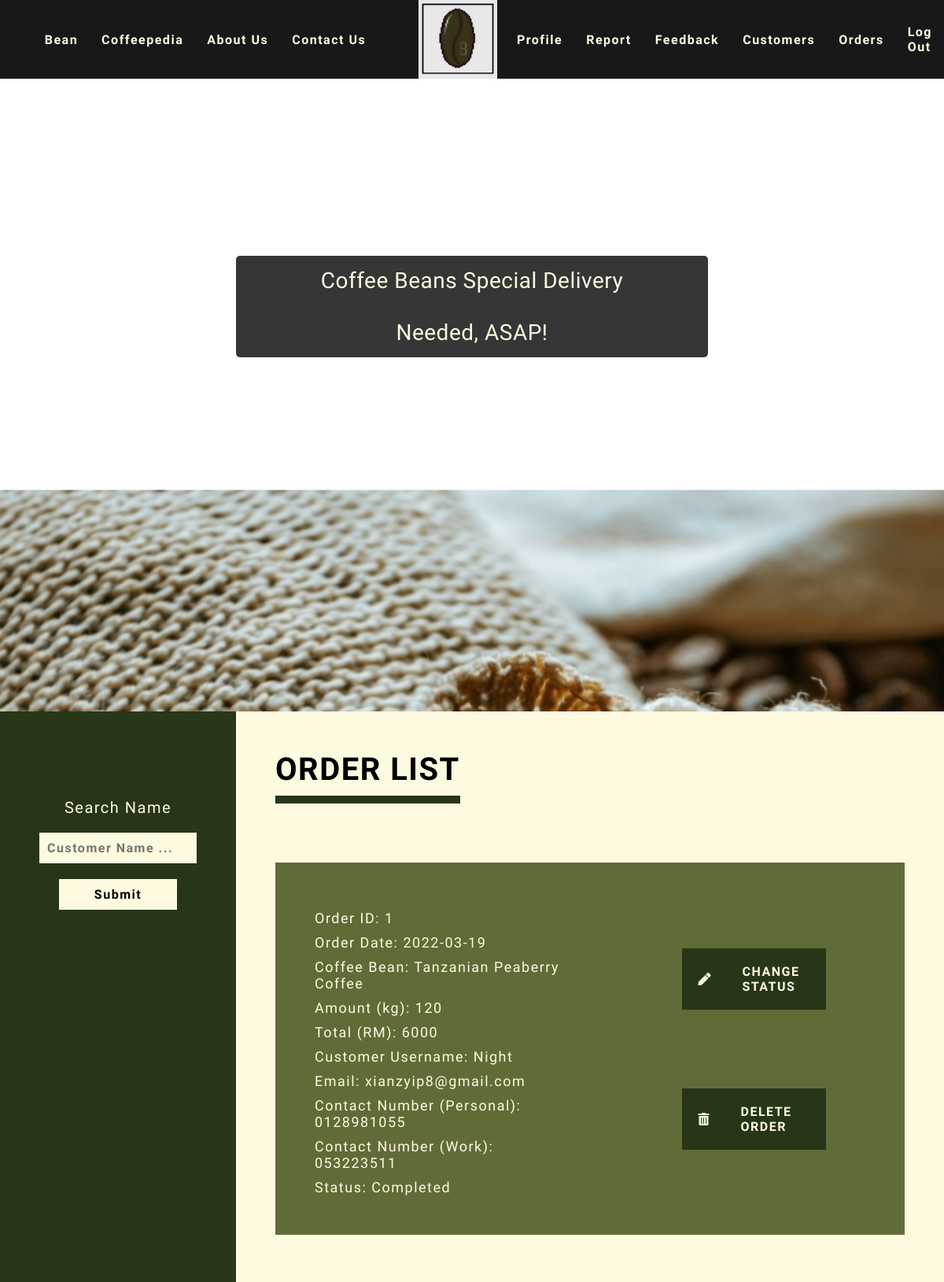
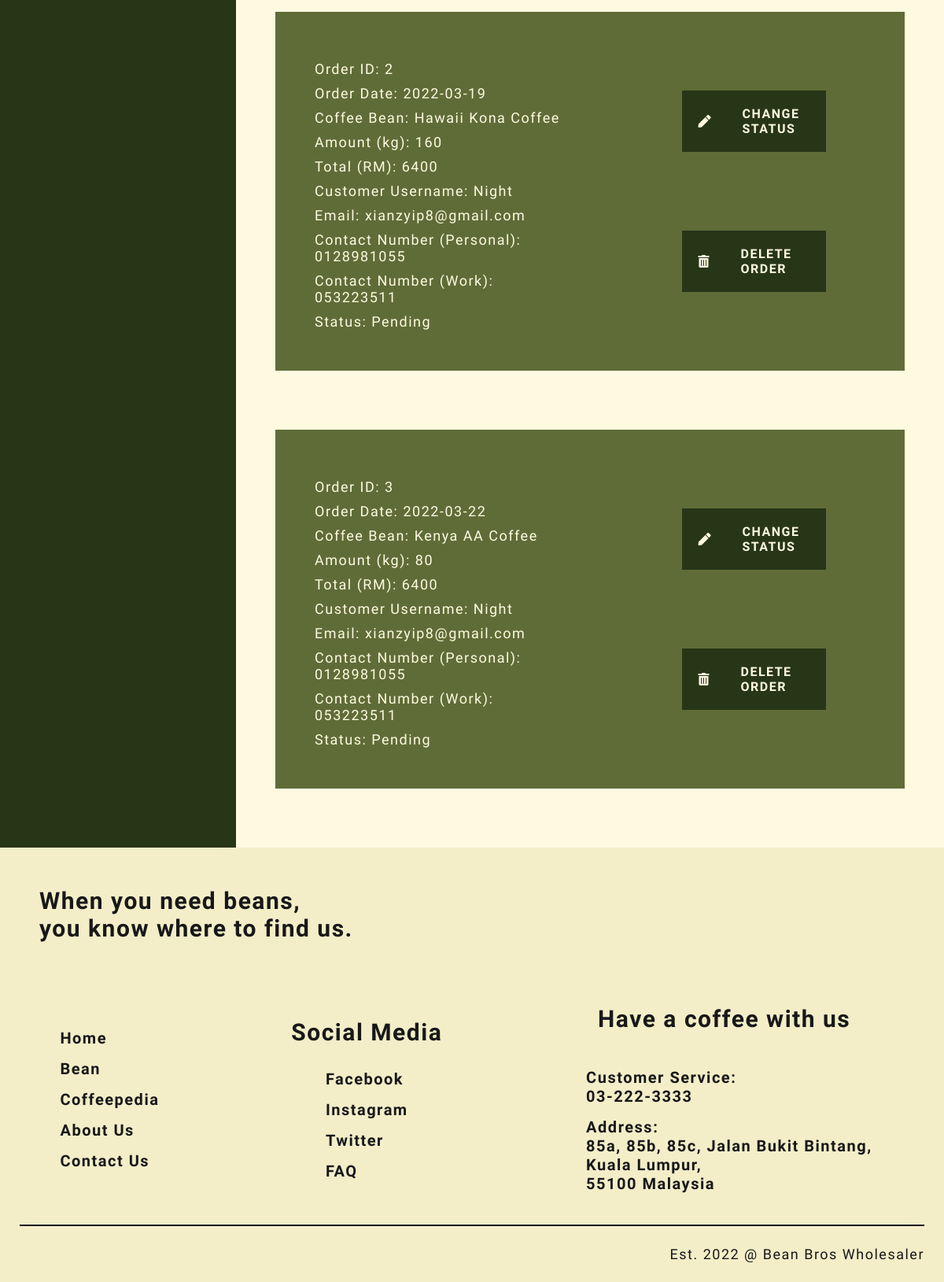
Page /php/checkorder.php on the committed database (2 pictures, top to bottom).
### tables this page shows
CREATE TABLE IF NOT EXISTS `customer_order` (
  `Order_ID` int(255) NOT NULL AUTO_INCREMENT,
  `Customer_ID` int(255) NOT NULL,
  `Bean_ID` int(255) NOT NULL,
  `Coffee_Bean` text NOT NULL,
  `Amount` int(255) NOT NULL,
  `Price_Per_kg` int(255) NOT NULL,
  `Total` int(255) NOT NULL,
  `Status` text NOT NULL,
  `Order_Date` varchar(255) NOT NULL,
  PRIMARY KEY (`Order_ID`),
  KEY `Customer_ID` (`Customer_ID`),
  KEY `Bean_ID` (`Bean_ID`)
);

CREATE TABLE IF NOT EXISTS `customer` (
  `Customer_ID` int(255) NOT NULL AUTO_INCREMENT,
  `Username` varchar(255) NOT NULL,
  `Email` varchar(255) NOT NULL,
  `Password` varchar(255) NOT NULL,
  `Company_Contact` varchar(255) NOT NULL,
  `Personal_Contact` varchar(255) NOT NULL,
  `Subscription` text,
  PRIMARY KEY (`Customer_ID`)
);

### php/checkorder.php (the view, shortened to what this page needs)
<!DOCTYPE html>
<html>
    <head>
        <link rel = "stylesheet" href = "../css/checkorder.css">
        <link rel = "stylesheet" href = "https://use.fontawesome.com/releases/v5.15.4/css/all.css">
        <link rel = "stylesheet" href = "https://use.fontawesome.com/releases/v5.15.4/css/v4-shims.css">
    </head>
    <body>
        <div class="nav-bar">
            <div class="nav-bar-left">
                <h3><a href="bean.html">Bean</a></h3>
                <h3><a href="coffeepedia_c.html">Coffeepedia</a></h3>
                <h3><a href="aboutus.html">About Us</a></h3>
                <h3><a href="contactus.html">Contact Us</a></h3>
            </div>
            <div class="nav-bar-logo">
                <a href="home.html"><img src="../img/BeanBrosLogo1.png"></a>
            </div>
            <div class="nav-bar-right">
                <h3><a href="adminprofile.html">Profile</a></h3>
                <h3><a href="monthlyreport.html">Report</a></h3>
                <h3><a href="checkfeedback.html">Feedback</a></h3>
                <h3><a href="checkcustomer.html">Customers</a></h3>
                <h3><a href="checkorder.html">Orders</a></h3>
                <h3>Log Out</h3>
            </div>
        </div>
        <div class="admin-order-list-page">
            <div class="admin-order-list-parallax-group">
                <div class="admin-order-list-parallax-back">
                    <div class="aolb-image-container">
                    </div>
                </div>
                <div class="admin-order-list-parallax-base">
                    <div class="quote-container">
                        <p>Coffee Beans Special Delivery<br><br>Needed, ASAP!</p>
                    </div>
                    <div class="admin-order-list-container">
                        <div class="admin-order-list-right">
                            <form method="POST">
                                <label>Search Name</label>
                                <input type="text" placeholder="Customer Name ..." name="searchName">
                                <input type="submit" name="search">
                            </form>
                            <?php
                                include("conn.php");
                                $searchName = "";
                                $searchResult = mysqli_query($con, "SELECT * FROM customer c, coffee_bean b, customer_order co
                                WHERE c.Username LIKE '%$searchName%' AND c.Customer_ID = co.Customer_ID AND b.Bean_ID = co.Bean_ID
                                ORDER BY co.Status = 'Pending';");
                            ?>
                        </div>
                        <div class="admin-order-list-left">
                            <div class="admin-order-list-title">
                                <h2>Order List</h2>
                            </div>
                            <div class="all-admin-order-list-container">
                                <?php
                                    while($row = mysqli_fetch_assoc($searchResult))
                                    {
                                        $displayOrder = '
                                        <div class="order-list">
                                            <div class="order-information">
                                                <p>Order ID: '.$row["Order_ID"].'</p>
                                                <p>Order Date: '.$row["Order_Date"].'</p>
                                                <p>Coffee Bean: '.$row["Coffee_Bean"].'</p>
                                                <p>Amount (kg): '.$row["Amount"].'</p>
                                                <p>Total (RM): '.$row["Total"].'</p>
                                                <p>Customer Username: '.$row["Username"].'</p>
                                                <p>Email: '.$row["Email"].'</p>
                                                <p>Contact Number (Personal): '.$row["Personal_Contact"].'</p>
                                                <p>Contact Number (Work): '.$row["Company_Contact"].'</p>
                                                <p>Status: '.$row["Status"].'</p>
                                            </div>
                                            <div class="order-function">
                                                <div class="change-container">
                                                    <i class="fas fa-pen"></i>
                                                    <a href=\'changestatus.php?Order_ID='.$row['Order_ID'].'\' onclick="return confirm(\'Change '.$row['Username'].' order status to Completed? Make sure '.$row['Username'].' has made his/her payment. This CANNOT be undone!\');"><h4>Change Status</h4></a>
                                                </div>
                                                <div class="delete-container">
                                                    <i class="fas fa-trash-alt"></i>
                                                    <a href=\'deleteorder.php?Order_ID='.$row['Order_ID'].'\' onclick="return confirm(\'Delete '.$row['Username'].' order? This CANNOT be undone!\');"><h4>Delete Order</h4></a>
                                                </div>
                                            </div>
                                        </div>
                                        ';
                                        echo $displayOrder;
                                    }
                                ?>
                            </div>
                        </div>
                    </div>
                    <div class="footer-container">
                        <div class="footer-quote-container">
                            <div class="footer-quote">
                                <p>When you need beans, <br>you know where to find us.</p>
                            </div>
                        </div>
                        <div class="footer-sub-container">
                            <div class="footer-nav">
                                <p><a href="home.html">Home</a></p>
                                <p><a href="bean.html">Bean</a></p>
                                <p><a href="coffeepedia_c.html">Coffeepedia</a></p>
                                <p><a href="aboutus.html">About Us</a></p>
                                <p><a href="contactus.html">Contact Us</a></p>
                            </div>
                            <div class="footer-social-media">
                                <div class="fsm-title">
                                    <p>Social Media</p>
                                </div>
                                <div class="fsm-content">
                                    <p>Facebook</p>
                                    <p>Instagram</p>
                                    <p>Twitter</p>
                                    <p><a href="faq.html">FAQ</a></p>
                                </div>
                            </div>
                            <div class="footer-contact-us">
                                <div class="fcu-title">
                                    <p>Have a coffee with us</p>
                                </div>
                                <div class="fcu-content">
                                    <p>Customer Service: <br>03-222-3333</p>
                                    <p>Address: <br>85a, 85b, 85c, Jalan Bukit Bintang, <br>Kuala Lumpur, <br>55100 Malaysia</p>
                                </div>
                            </div>
                        </div>
                        <div class="footer-copyright">
                            <p>Est. 2022 @ Bean Bros Wholesaler</p>
                        </div>
                    </div>
                </div>
            </div>
        </div>
    </body>
</html>

### rows in the picture
customer_order: Order_ID "1", Order_Date "2022-03-19", Coffee_Bean "Tanzanian Peaberry Coffee", Amount "120", Total "6000", Customer_ID.Username "Night", Customer_ID.Email "xianzyip8@gmail.com", Customer_ID.Personal_Contact "0128981055", Customer_ID.Company_Contact "053223511", Status "Completed"
customer_order: Order_ID "2", Order_Date "2022-03-19", Coffee_Bean "Hawaii Kona Coffee", Amount "160", Total "6400", Customer_ID.Username "Night", Customer_ID.Email "xianzyip8@gmail.com", Customer_ID.Personal_Contact "0128981055", Customer_ID.Company_Contact "053223511", Status "Pending"
customer_order: Order_ID "3", Order_Date "2022-03-22", Coffee_Bean "Kenya AA Coffee", Amount "80", Total "6400", Customer_ID.Username "Night", Customer_ID.Email "xianzyip8@gmail.com", Customer_ID.Personal_Contact "0128981055", Customer_ID.Company_Contact "053223511", Status "Pending"
